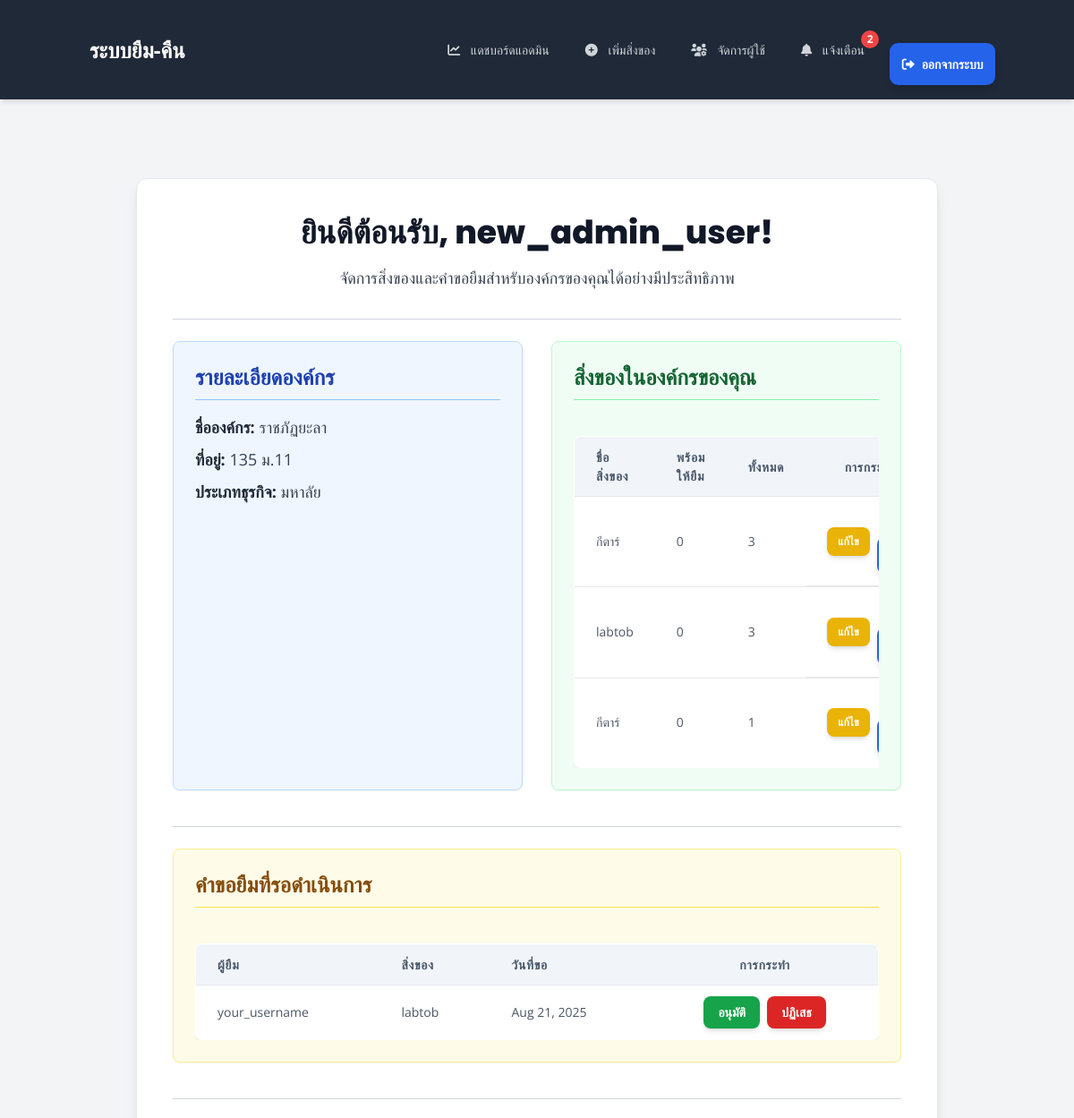
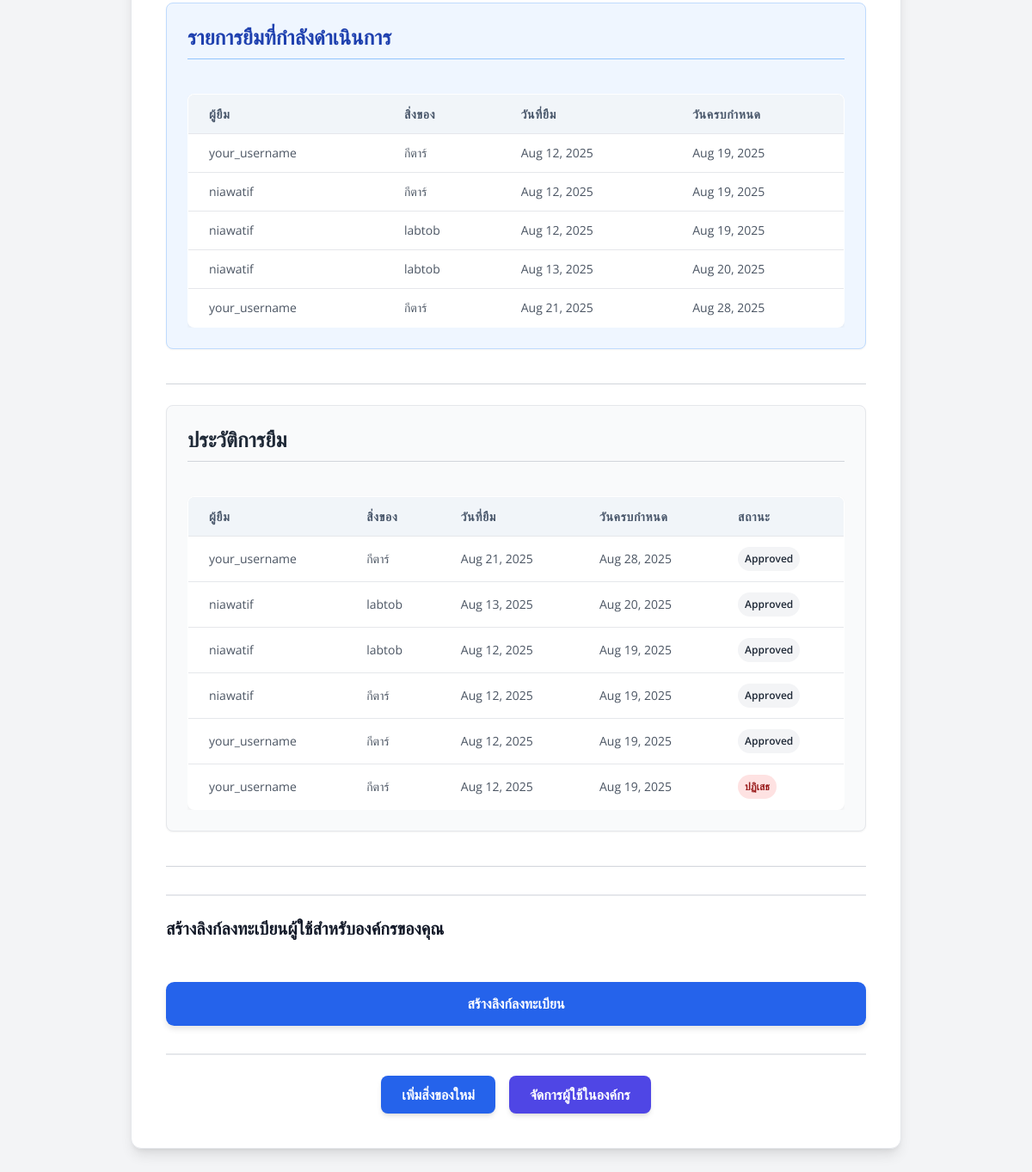
The app's page /dashboard/ (signed in) with its own data (2 pictures, top to bottom).
### users/models.py (models this page shows, shortened)
class CustomUser(AbstractUser):
    organization = models.ForeignKey(Organization, on_delete=models.SET_NULL, null=True, blank=True, verbose_name="องค์กร")
    is_org_admin = models.BooleanField(default=False, verbose_name="ผู้ดูแลองค์กร")
    is_platform_admin = models.BooleanField(default=False, verbose_name="ผู้ดูแลแพลตฟอร์ม")
    class Meta:
        verbose_name = "ผู้ใช้งาน"
        verbose_name_plural = "ผู้ใช้งาน"

class Organization(models.Model):
    name = models.CharField(max_length=255, unique=True, verbose_name="ชื่อองค์กร")
    address = models.TextField(verbose_name="ที่อยู่")
    business_type = models.CharField(max_length=255, verbose_name="ประเภทธุรกิจ", blank=True, null=True)
    class Meta:
        verbose_name = "องค์กร"
        verbose_name_plural = "องค์กร"

### borrowing/models.py (models this page shows, shortened)
class Item(models.Model):
    name = models.CharField(max_length=200)
    description = models.TextField()
    quantity = models.IntegerField(default=1)  # จำนวนทั้งหมดของสิ่งของ
    available_quantity = models.IntegerField(default=1) # จำนวนที่ว่างให้ยืม
    organization = models.ForeignKey(
        Organization,
        on_delete=models.CASCADE
    )

class Loan(models.Model):
    borrower = models.ForeignKey(
        CustomUser,
        on_delete=models.CASCADE
    )
    item = models.ForeignKey(
        Item,
        on_delete=models.CASCADE
    )
    borrow_date = models.DateTimeField(auto_now_add=True)
    return_date = models.DateTimeField(null=True, blank=True)
    due_date = models.DateTimeField()
    STATUS_CHOICES = (
        ('pending', 'Pending'),
        ('approved', 'Approved'),
        ('returned', 'Returned'),
        ('overdue', 'Overdue'),
        ('rejected', 'Rejected'),
    )
    status = models.CharField(max_length=20, choices=STATUS_CHOICES, default='pending')

### users/views.py (the view)
# urls.py: path('', include('users.urls')), # สำหรับ dashboard และ user_dashboard
@login_required
def dashboard(request):
    user = request.user
    if user.is_platform_admin:
        return redirect('/admin/')
    if user.is_org_admin:
        if not user.organization:
            messages.error(request, "บัญชีผู้ดูแลองค์กรของคุณยังไม่ได้ถูกผูกกับองค์กร กรุณาติดต่อผู้ดูแลระบบ.")
            return redirect('login')
        organization = user.organization
        items = Item.objects.filter(organization=organization)
        pending_loans = Loan.objects.filter(item__organization=organization, status='pending')
        active_loans = Loan.objects.filter(item__organization=organization, status='approved')
        loan_history = Loan.objects.filter(
            item__organization=organization
        ).exclude(status='pending').order_by('-borrow_date')
        context = {
            'organization': organization,
            'items': items,
            'pending_loans': pending_loans,
            'active_loans': active_loans,
            'loan_history': loan_history,
        }
        return render(request, 'users/dashboard.html', context)
    else:
        if not user.organization:
            messages.error(request, "บัญชีของคุณยังไม่ได้ถูกผูกกับองค์กร กรุณาติดต่อผู้ดูแลระบบ.")
            return redirect('login')
        return redirect('user_dashboard')

### users/templates/users/dashboard.html (shortened to what this page needs)
{% extends 'users/base.html' %}
{% block content %}
<div class="bg-white p-6 md:p-8 lg:p-10 rounded-xl shadow-lg max-w-4xl mx-auto my-8 border border-gray-200">
    <h1 class="text-3xl md:text-4xl font-extrabold text-gray-900 mb-4 text-center">ยินดีต้อนรับ, {{ user.username }}!</h1>
    <p class="text-gray-700 mb-8 text-center text-lg">จัดการสิ่งของและคำขอยืมสำหรับองค์กรของคุณได้อย่างมีประสิทธิภาพ</p>
    <hr class="my-6 border-gray-300">
    <div class="grid grid-cols-1 md:grid-cols-2 gap-8 mb-10">
        <div class="p-6 bg-blue-50 rounded-lg shadow-sm border border-blue-200">
            <h2 class="text-2xl font-bold text-blue-800 mb-4 border-b pb-2 border-blue-300">รายละเอียดองค์กร</h2>
            <p class="text-gray-700 text-lg mb-2"><strong class="text-gray-800">ชื่อองค์กร:</strong> {{ organization.name }}</p>
            <p class="text-gray-700 text-lg mb-2"><strong class="text-gray-800">ที่อยู่:</strong> {{ organization.address }}</p>
            <p class="text-gray-700 text-lg"><strong class="text-gray-800">ประเภทธุรกิจ:</strong> {{ organization.business_type }}</p>
        </div>
        <div class="p-6 bg-green-50 rounded-lg shadow-sm border border-green-200">
            <h2 class="text-2xl font-bold text-green-800 mb-4 border-b pb-2 border-green-300">สิ่งของในองค์กรของคุณ</h2>
            {% if items %}
                <div class="overflow-x-auto">
                    <table class="min-w-full bg-white rounded-lg overflow-hidden border border-gray-200">
                        <thead>
                            <tr class="bg-gray-100 text-gray-700 uppercase text-sm leading-normal">
                                <th class="py-3 px-6 text-left font-semibold">ชื่อสิ่งของ</th>
                                <th class="py-3 px-6 text-left font-semibold">พร้อมให้ยืม</th>
                                <th class="py-3 px-6 text-left font-semibold">ทั้งหมด</th>
                                <th class="py-3 px-6 text-center font-semibold">การกระทำ</th>
                            </tr>
                        </thead>
                        <tbody class="text-gray-700 text-sm">
                            {% for item in items %}
                                <tr class="border-b border-gray-200 hover:bg-gray-50 transition duration-150 ease-in-out">
                                    <td class="py-3 px-6 text-left whitespace-nowrap">{{ item.name }}</td>
                                    <td class="py-3 px-6 text-left">{{ item.available_quantity }}</td>
                                    <td class="py-3 px-6 text-left">{{ item.quantity }}</td>
                                    <td class="py-3 px-6 text-center flex justify-center items-center space-x-2">
                                        <a href="{% url 'edit_item' item.id %}" class="bg-yellow-500 hover:bg-yellow-600 text-white text-xs font-semibold py-2 px-3 rounded-lg transition duration-300 transform hover:scale-105 shadow-md">แก้ไข</a>
                                        <form method="post" action="{% url 'delete_item' item.id %}" onsubmit="return confirm('คุณแน่ใจหรือไม่ที่ต้องการลบสิ่งของ {{ item.name }}?');">
                                            <button type="submit" class="bg-red-600 hover:bg-red-700 text-white text-xs font-semibold py-2 px-3 rounded-lg transition duration-300 transform hover:scale-105 shadow-md">ลบ</button>
                                        </form>
                                    </td>
                                </tr>
                            {% endfor %}
                        </tbody>
                    </table>
                </div>
            {% else %}
                <p class="text-gray-600 italic py-2">ไม่พบสิ่งของในองค์กรของคุณ</p>
            {% endif %}
        </div>
    </div>
    <hr class="my-6 border-gray-300">
    <div class="mb-10 p-6 bg-yellow-50 rounded-lg shadow-sm border border-yellow-200">
        <h2 class="text-2xl font-bold text-yellow-800 mb-4 border-b pb-2 border-yellow-300">คำขอยืมที่รอดำเนินการ</h2>
        {% if pending_loans %}
            <div class="overflow-x-auto">
                <table class="min-w-full bg-white rounded-lg overflow-hidden border border-gray-200">
                    <thead>
                        <tr class="bg-gray-100 text-gray-700 uppercase text-sm leading-normal">
                            <th class="py-3 px-6 text-left font-semibold">ผู้ยืม</th>
                            <th class="py-3 px-6 text-left font-semibold">สิ่งของ</th>
                            <th class="py-3 px-6 text-left font-semibold">วันที่ขอ</th>
                            <th class="py-3 px-6 text-center font-semibold">การกระทำ</th>
                        </tr>
                    </thead>
                    <tbody class="text-gray-700 text-sm">
                        {% for loan in pending_loans %}
                            <tr class="border-b border-gray-200 hover:bg-gray-50 transition duration-150 ease-in-out">
                                <td class="py-3 px-6 text-left whitespace-nowrap">{{ loan.borrower.username }}</td>
                                <td class="py-3 px-6 text-left">{{ loan.item.name }}</td>
                                <td class="py-3 px-6 text-left">{{ loan.borrow_date|date:"M d, Y" }}</td>
                                <td class="py-3 px-6 text-center flex justify-center items-center space-x-2">
                                    <a href="{% url 'approve_loan' loan.id %}" class="bg-green-600 hover:bg-green-700 text-white text-sm font-semibold py-2 px-4 rounded-lg transition duration-300 transform hover:scale-105 shadow-md">อนุมัติ</a>
                                    <a href="{% url 'reject_loan' loan.id %}" class="bg-red-600 hover:bg-red-700 text-white text-sm font-semibold py-2 px-4 rounded-lg transition duration-300 transform hover:scale-105 shadow-md">ปฏิเสธ</a>
                                </td>
                            </tr>
                        {% endfor %}
                    </tbody>
                </table>
            </div>
        {% else %}
            <p class="text-gray-600 italic py-2">ไม่มีคำขอยืมที่รอดำเนินการ</p>
        {% endif %}
    </div>
    <hr class="my-6 border-gray-300">
    <div class="mb-10 p-6 bg-blue-50 rounded-lg shadow-sm border border-blue-200">
        <h2 class="text-2xl font-bold text-blue-800 mb-4 border-b pb-2 border-blue-300">รายการยืมที่กำลังดำเนินการ</h2>
        {% if active_loans %}
            <div class="overflow-x-auto">
                <table class="min-w-full bg-white rounded-lg overflow-hidden border border-gray-200">
                    <thead>
                        <tr class="bg-gray-100 text-gray-700 uppercase text-sm leading-normal">
                            <th class="py-3 px-6 text-left font-semibold">ผู้ยืม</th>
                            <th class="py-3 px-6 text-left font-semibold">สิ่งของ</th>
                            <th class="py-3 px-6 text-left font-semibold">วันที่ยืม</th>
                            <th class="py-3 px-6 text-left font-semibold">วันครบกำหนด</th>
                        </tr>
                    </thead>
                    <tbody class="text-gray-700 text-sm">
                        {% for loan in active_loans %}
                            <tr class="border-b border-gray-200 hover:bg-gray-50 transition duration-150 ease-in-out">
                                <td class="py-3 px-6 text-left whitespace-nowrap">{{ loan.borrower.username }}</td>
                                <td class="py-3 px-6 text-left">{{ loan.item.name }}</td>
                                <td class="py-3 px-6 text-left">{{ loan.borrow_date|date:"M d, Y" }}</td>
                                <td class="py-3 px-6 text-left">{{ loan.due_date|date:"M d, Y" }}</td>
                            </tr>
                        {% endfor %}
                    </tbody>
                </table>
            </div>
        {% else %}
            <p class="text-gray-600 italic py-2">ไม่มีรายการยืมที่กำลังดำเนินการ</p>
        {% endif %}
    </div>
    <hr class="my-6 border-gray-300">
    <div class="mb-10 p-6 bg-gray-50 rounded-lg shadow-sm border border-gray-200">
        <h2 class="text-2xl font-bold text-gray-800 mb-4 border-b pb-2 border-gray-300">ประวัติการยืม</h2>
        {% if loan_history %}
            <div class="overflow-x-auto">
                <table class="min-w-full bg-white rounded-lg overflow-hidden border border-gray-200">
                    <thead>
                        <tr class="bg-gray-100 text-gray-700 uppercase text-sm leading-normal">
                            <th class="py-3 px-6 text-left font-semibold">ผู้ยืม</th>
                            <th class="py-3 px-6 text-left font-semibold">สิ่งของ</th>
                            <th class="py-3 px-6 text-left font-semibold">วันที่ยืม</th>
                            <th class="py-3 px-6 text-left font-semibold">วันครบกำหนด</th>
                            <th class="py-3 px-6 text-left font-semibold">สถานะ</th>
                        </tr>
                    </thead>
                    <tbody class="text-gray-700 text-sm">
                        {% for loan in loan_history %}
                            <tr class="border-b border-gray-200 hover:bg-gray-50 transition duration-150 ease-in-out">
                                <td class="py-3 px-6 text-left whitespace-nowrap">{{ loan.borrower.username }}</td>
                                <td class="py-3 px-6 text-left">{{ loan.item.name }}</td>
                                <td class="py-3 px-6 text-left">{{ loan.borrow_date|default_if_none:"N/A"|date:"M d, Y" }}</td>
                                <td class="py-3 px-6 text-left">{{ loan.due_date|date:"M d, Y" }}</td>
                                <td class="py-3 px-6 text-left">
                                    {% if loan.status == 'returned' %}
                                        <span class="px-2 py-1 inline-flex text-xs leading-5 font-semibold rounded-full bg-green-100 text-green-800">คืนแล้ว</span>
                                    {% elif loan.status == 'rejected' %}
                                        <span class="px-2 py-1 inline-flex text-xs leading-5 font-semibold rounded-full bg-red-100 text-red-800">ปฏิเสธ</span>
                                    {% else %}
                                        <span class="px-2 py-1 inline-flex text-xs leading-5 font-semibold rounded-full bg-gray-100 text-gray-800">{{ loan.status|capfirst }}</span>
                                    {% endif %}
                                </td>
                            </tr>
                        {% endfor %}
                    </tbody>
                </table>
            </div>
        {% else %}
            <p class="text-gray-600 italic py-2">ไม่มีประวัติการยืม</p>
        {% endif %}
    </div>
    <hr class="my-6 border-gray-300">
    {% if user.is_org_admin %}
        <div class="mt-8 pt-6 border-t-2 border-gray-200">
            <h3 class="text-xl font-bold text-gray-900 mb-4">สร้างลิงก์ลงทะเบียนผู้ใช้สำหรับองค์กรของคุณ</h3>
            <form method="post" action="{% url 'generate_registration_link' %}" class="flex flex-col sm:flex-row items-center gap-4">
                <button type="submit" class="w-full sm:w-auto bg-purple-600 hover:bg-purple-700 text-white font-semibold py-2.5 px-6 rounded-lg transition duration-300 transform hover:scale-105 shadow-md">สร้างลิงก์ลงทะเบียน</button>
            </form>
        </div>
    {% endif %}
    <div class="mt-8 pt-6 border-t-2 border-gray-200 flex flex-wrap gap-4 justify-center">
        <a href="{% url 'add_item' %}" class="bg-blue-600 hover:bg-blue-700 text-white font-semibold py-2.5 px-6 rounded-lg transition duration-300 transform hover:scale-105 shadow-md">เพิ่มสิ่งของใหม่</a>
        <a href="{% url 'manage_organization_users' %}" class="bg-indigo-600 hover:bg-indigo-700 text-white font-semibold py-2.5 px-6 rounded-lg transition duration-300 transform hover:scale-105 shadow-md">จัดการผู้ใช้ในองค์กร</a>
    </div>
</div>
{% endblock content %}

### records on screen
CustomUser: username "new_admin_user"
Organization: name "ราชภัฏยะลา", address "135 ม.11", business_type "มหาลัย"
Item: name "กีตาร์", available_quantity "0", quantity "3"
Item: name "labtob", available_quantity "0", quantity "3"
Item: name "กีตาร์", available_quantity "0", quantity "1"
Loan: borrower.username "your_username", item.name "labtob", borrow_date "Aug 21, 2025"
Loan: borrower.username "your_username", item.name "กีตาร์", borrow_date "Aug 12, 2025", due_date "Aug 19, 2025", status "Approved"
Loan: borrower.username "niawatif", item.name "กีตาร์", borrow_date "Aug 12, 2025", due_date "Aug 19, 2025", status "Approved"
Loan: borrower.username "niawatif", item.name "labtob", borrow_date "Aug 12, 2025", due_date "Aug 19, 2025", status "Approved"
Loan: borrower.username "niawatif", item.name "labtob", borrow_date "Aug 13, 2025", due_date "Aug 20, 2025", status "Approved"
Loan: borrower.username "your_username", item.name "กีตาร์", borrow_date "Aug 21, 2025", due_date "Aug 28, 2025", status "Approved"
Loan: borrower.username "your_username", item.name "กีตาร์", borrow_date "Aug 12, 2025", due_date "Aug 19, 2025", status "ปฏิเสธ"

### other values on screen
{{ unread_notifications_count }} "2"
